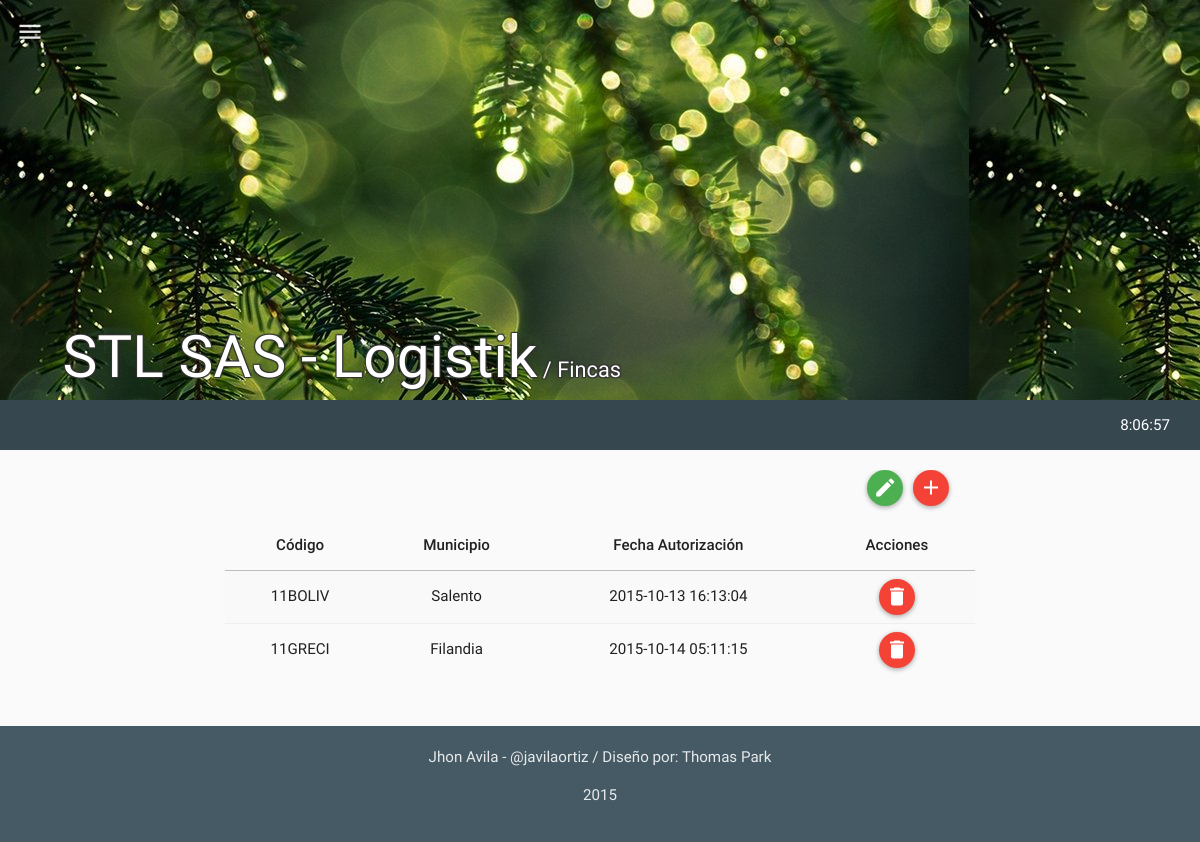
Page /mods/fincas/fincas.php (signed in) on the earlier database version.
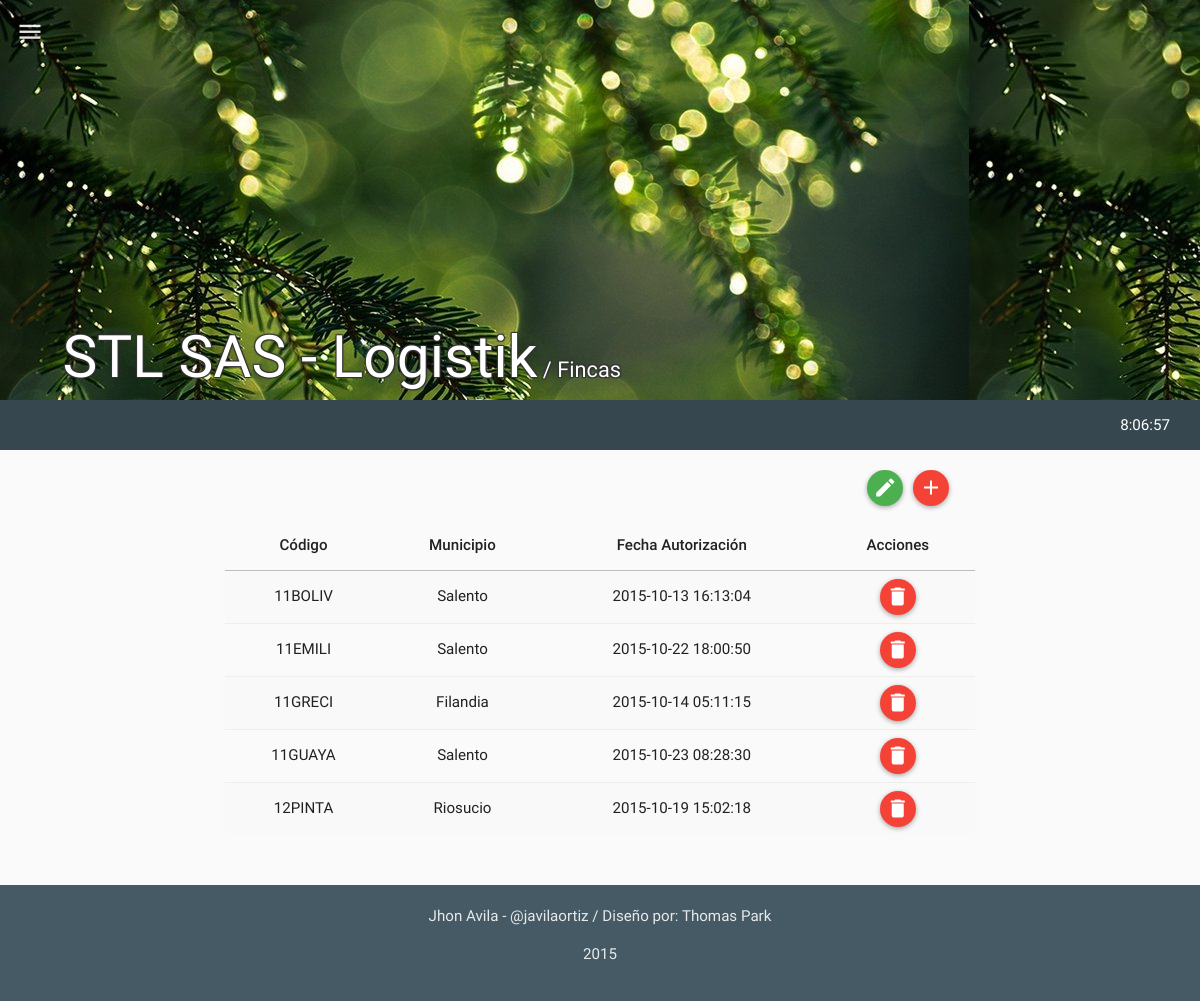
Same page on the later database version.
### tables this page shows
CREATE TABLE IF NOT EXISTS `tbl_fincas` (
  `fi_id` int(11) NOT NULL,
  `fi_codigo` varchar(10) NOT NULL,
  `fi_sn_id` int(11) NOT NULL,
  `fi_timestamp` timestamp NOT NULL DEFAULT CURRENT_TIMESTAMP ON UPDATE CURRENT_TIMESTAMP,
  `fi_created` int(11) NOT NULL,
  `fi_estado` int(11) NOT NULL
);

CREATE TABLE IF NOT EXISTS `tbl_subnucleos` (
  `sn_id` int(11) NOT NULL,
  `sn_subnucleo` varchar(60) NOT NULL,
  `sn_created` int(11) NOT NULL,
  `sn_timestamp` timestamp NOT NULL DEFAULT CURRENT_TIMESTAMP ON UPDATE CURRENT_TIMESTAMP,
  `sn_estado` int(11) NOT NULL
);

### php/fincas.php (the view, shortened to what this page needs)
<?php
class fincas{
  function get_fincas(){
    $rt = new route();
    if(isset($_SESSION["ses_id"])){
      $qry='SELECT * FROM tbl_fincas
            INNER JOIN tbl_subnucleos ON sn_id = fi_sn_id
            WHERE fi_estado=1 ORDER BY fi_codigo ASC ';
      $res = mysql_query($qry);
      $item =" ";
      $script ="<script>$(document).ready(function(){";
      while($row_res = mysql_fetch_assoc($res)) {
        $item.='
              <tr>
                <td>'.$row_res["fi_codigo"].'</td>
                <td>'.$row_res["sn_subnucleo"].'</td>
                <td style="text-align:center;">'.$row_res["fi_timestamp"].'</td>
                <td style="text-align:center;">
                  <div id="del-button" onclick="borrar_finca('.$row_res["fi_id"].', this)" class="btn btn-floating-mini btn-danger" title="Borrar"><i class="md  md-delete"></i></div>
                </td>
              </tr>
        ';
        $script.='';
      }
      $script.='});</script>';
    }
    else{$rt->routing($rt->path("login"));}
    $html='
          <table class="table table-striped table-hover ">
            <thead>
              <tr>
                <th style="text-align:center;">Código</th>
                <th style="text-align:center;">Municipio</th>
                <th style="text-align:center;">Fecha Autorización</th>
                <th style="text-align:center;">Acciones</th>
              </tr>
            </thead>
            <tbody>
              '.$item.'
            </tbody>
          </table>
    ';
    return $script.$html;
  }
}
?>

Differences in the rows shown:
added tbl_fincas: fi_codigo "11EMILI", tbl_subnucleos.sn_subnucleo "Salento", fi_timestamp "2015-10-22 18:00:50"
added tbl_fincas: fi_codigo "11GUAYA", tbl_subnucleos.sn_subnucleo "Salento", fi_timestamp "2015-10-23 08:28:30"
added tbl_fincas: fi_codigo "12PINTA", tbl_subnucleos.sn_subnucleo "Riosucio", fi_timestamp "2015-10-19 15:02:18"
